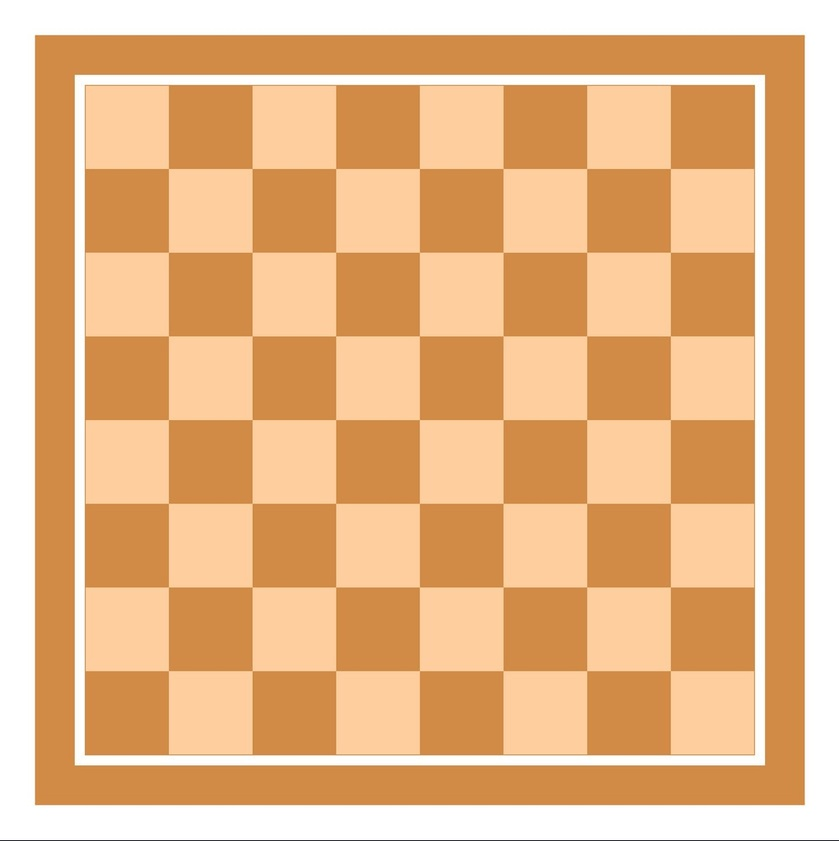
#> input picture flat-chess.jpg, 839 x 841 px, shrunk from 999 x 1001 before the run
$ jupyter execute grid-detection.ipynb   (shell and % lines are left out)
#> lines starting #> are read from the running program, lines starting #| are printed output that depends on the picture; after the words box and inside, x2 and y2 are one past the last pixel; in counts of white or black regions, pixels touching at a corner belong together
[cell 1]
import cv2
import numpy as np
import matplotlib.pyplot as plt

[cell 2]
flat_chess = cv2.imread("flat-chess.jpg")
#> flat_chess is the input picture: shape (841, 839, 3); mean B, G, R 134.2, 182.8, 231.6
flat_chess = cv2.cvtColor(flat_chess,cv2.COLOR_BGR2RGB)

[cell 3]
plt.imshow(flat_chess)

[cell 4]
found, corners = cv2.findChessboardCorners(flat_chess,(7,7))
#> found = True; corners = 49 rows, first 8: [169, 169], [251.9, 168.6], [336.5, 168.4], [420.5, 167], [504, 168], [586.4, 169.4], [670.5, 168.5], [168.3, 251.5]

[cell 5]
cv2.drawChessboardCorners(flat_chess,(7,7),corners,found)
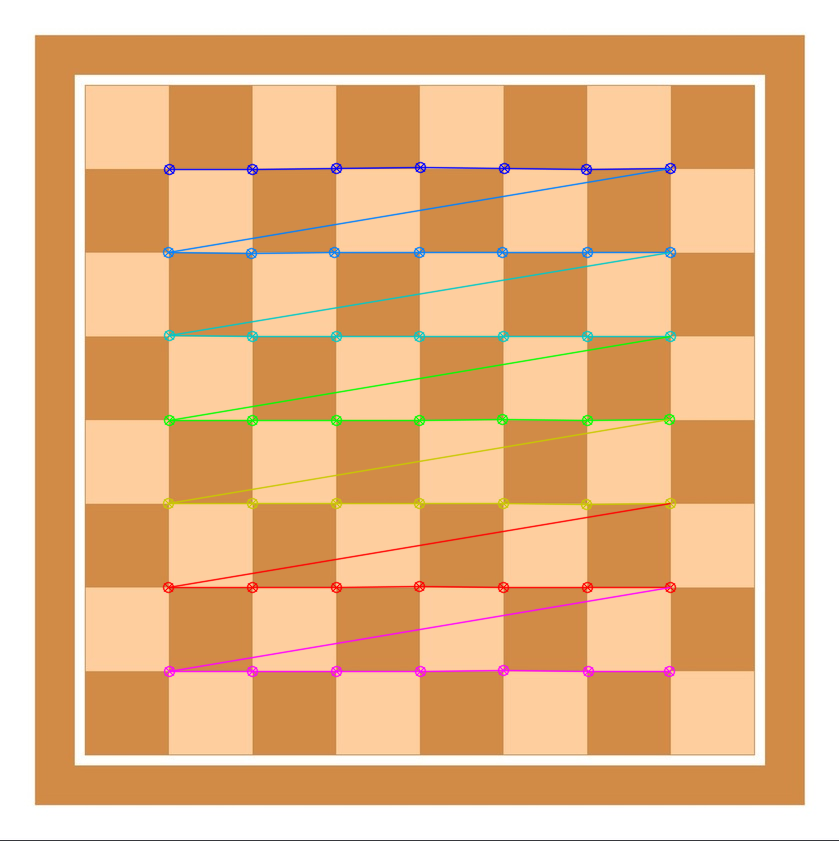
#> flat_chess: shape (841, 839, 3); mean R, G, B 229.6, 182, 134.5
found
#> Out = True

[cell 6]
plt.imshow(flat_chess)

[cell 7]
dots = cv2.imread("dot_grid.png")
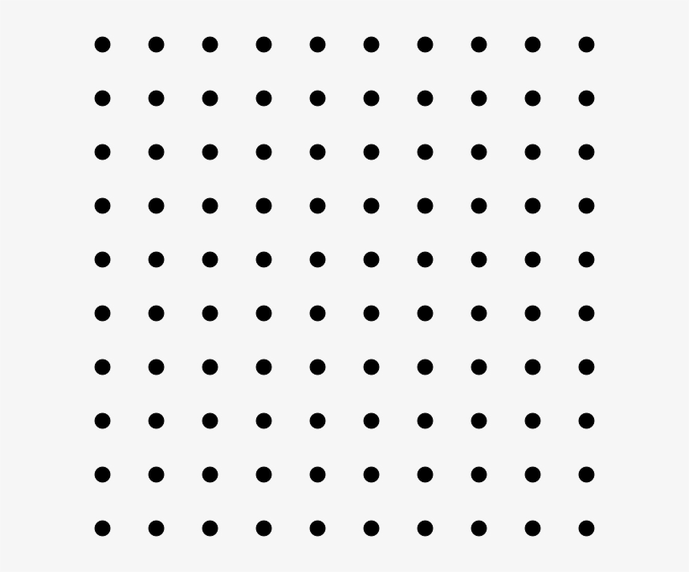
#> input picture dot_grid.png, 689 x 572 px, shrunk from 820 x 681 before the run
#> dots is the input picture: shape (572, 689, 3); min 0, max 255, mean 233.8

[cell 8]
plt.imshow(dots)

[cell 9]
found, corners = cv2.findCirclesGrid(dots,(10,10),cv2.CALIB_CB_SYMMETRIC_GRID)
#> corners = 100 rows, first 8: [102, 44.02], [155.8, 44.02], [209.6, 44.01], [263.3, 44.01], [317.1, 44.01], [370.9, 44.01], [424.7, 44.02], [478.4, 44.01]
found
#> Out = True

[cell 10]
cv2.drawChessboardCorners(dots,(10,10),corners,found)
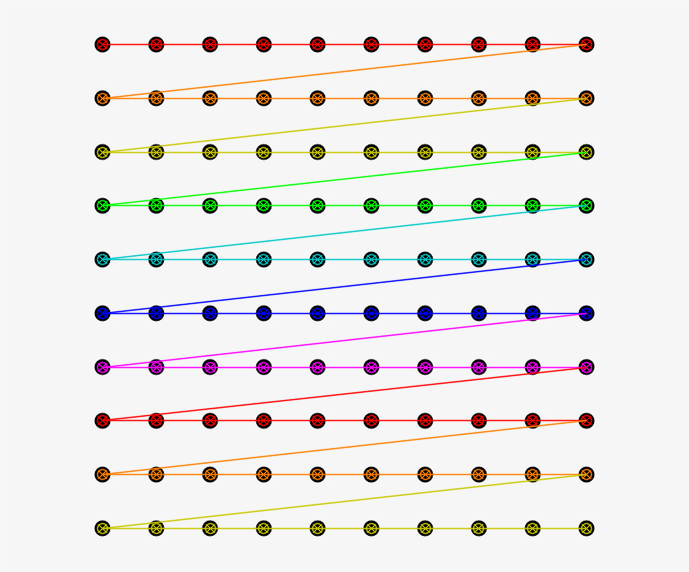
#> dots: shape (572, 689, 3); 8.96% of pixels changed, all inside (x1, y1, x2, y2) = (96, 38, 593, 535)
